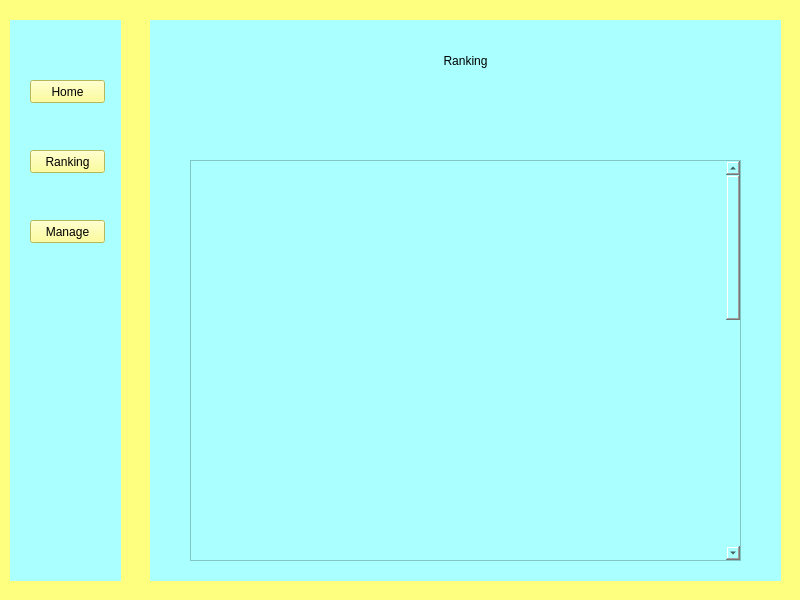
<?xml version="1.0" encoding="UTF-8"?>
<ui version="4.0">
 <class>MainWindow</class>
 <widget class="QMainWindow" name="MainWindow">
  <property name="geometry">
   <rect>
    <x>0</x>
    <y>0</y>
    <width>800</width>
    <height>600</height>
   </rect>
  </property>
  <property name="windowTitle">
   <string>MainWindow</string>
  </property>
  <property name="styleSheet">
   <string notr="true">background-color: rgb(255, 255, 127);</string>
  </property>
  <widget class="QWidget" name="centralwidget">
   <widget class="QWidget" name="widget" native="true">
    <property name="geometry">
     <rect>
      <x>10</x>
      <y>20</y>
      <width>111</width>
      <height>561</height>
     </rect>
    </property>
    <property name="styleSheet">
     <string notr="true">background-color: rgb(170, 255, 255);
color: black;</string>
    </property>
    <widget class="QPushButton" name="bt_home">
     <property name="geometry">
      <rect>
       <x>20</x>
       <y>60</y>
       <width>75</width>
       <height>23</height>
      </rect>
     </property>
     <property name="styleSheet">
      <string notr="true">background-color: rgb(255, 255, 127);</string>
     </property>
     <property name="text">
      <string>Home</string>
     </property>
    </widget>
    <widget class="QPushButton" name="bt_ranking">
     <property name="geometry">
      <rect>
       <x>20</x>
       <y>130</y>
       <width>75</width>
       <height>23</height>
      </rect>
     </property>
     <property name="styleSheet">
      <string notr="true">background-color: rgb(255, 255, 127);</string>
     </property>
     <property name="text">
      <string>Ranking</string>
     </property>
    </widget>
    <widget class="QPushButton" name="bt_setting">
     <property name="geometry">
      <rect>
       <x>20</x>
       <y>200</y>
       <width>75</width>
       <height>23</height>
      </rect>
     </property>
     <property name="styleSheet">
      <string notr="true">background-color: rgb(255, 255, 127);</string>
     </property>
     <property name="text">
      <string>Manage</string>
     </property>
    </widget>
   </widget>
   <widget class="QStackedWidget" name="stackedWidget">
    <property name="geometry">
     <rect>
      <x>150</x>
      <y>20</y>
      <width>631</width>
      <height>561</height>
     </rect>
    </property>
    <property name="styleSheet">
     <string notr="true">background-color: rgb(170, 255, 255);
color: black;</string>
    </property>
    <property name="currentIndex">
     <number>1</number>
    </property>
    <widget class="QWidget" name="page_home">
     <widget class="QLabel" name="label">
      <property name="geometry">
       <rect>
        <x>270</x>
        <y>0</y>
        <width>101</width>
        <height>91</height>
       </rect>
      </property>
      <property name="styleSheet">
       <string notr="true">font: 75 28pt &quot;Modern&quot;;</string>
      </property>
      <property name="text">
       <string>Home</string>
      </property>
      <property name="alignment">
       <set>Qt::AlignCenter</set>
      </property>
     </widget>
    </widget>
    <widget class="QWidget" name="page_ranking">
     <widget class="QLabel" name="label_3">
      <property name="geometry">
       <rect>
        <x>190</x>
        <y>10</y>
        <width>251</width>
        <height>61</height>
       </rect>
      </property>
      <property name="styleSheet">
       <string notr="true">font: 75 28pt &quot;Modern&quot;;</string>
      </property>
      <property name="text">
       <string>Ranking</string>
      </property>
      <property name="alignment">
       <set>Qt::AlignCenter</set>
      </property>
     </widget>
     <widget class="QScrollArea" name="scrollArea">
      <property name="geometry">
       <rect>
        <x>40</x>
        <y>140</y>
        <width>551</width>
        <height>401</height>
       </rect>
      </property>
      <property name="widgetResizable">
       <bool>true</bool>
      </property>
      <widget class="QWidget" name="scrollAreaWidgetContents">
       <property name="geometry">
        <rect>
         <x>0</x>
         <y>0</y>
         <width>528</width>
         <height>1022</height>
        </rect>
       </property>
       <layout class="QVBoxLayout" name="verticalLayout">
        <item>
         <widget class="QWidget" name="ranking_list" native="true">
          <property name="minimumSize">
           <size>
            <width>0</width>
            <height>1000</height>
           </size>
          </property>
          <layout class="QGridLayout" name="gridLayout"/>
         </widget>
        </item>
       </layout>
      </widget>
     </widget>
    </widget>
    <widget class="QWidget" name="page_CRUD">
     <widget class="QListWidget" name="phimlist">
      <property name="geometry">
       <rect>
        <x>60</x>
        <y>160</y>
        <width>521</width>
        <height>371</height>
       </rect>
      </property>
      <property name="styleSheet">
       <string notr="true">border: 2px solid black;</string>
      </property>
     </widget>
     <widget class="QWidget" name="widget_2" native="true">
      <property name="geometry">
       <rect>
        <x>60</x>
        <y>90</y>
        <width>521</width>
        <height>41</height>
       </rect>
      </property>
      <layout class="QHBoxLayout" name="horizontalLayout">
       <item>
        <widget class="QPushButton" name="bt_search">
         <property name="minimumSize">
          <size>
           <width>90</width>
           <height>30</height>
          </size>
         </property>
         <property name="maximumSize">
          <size>
           <width>90</width>
           <height>30</height>
          </size>
         </property>
         <property name="styleSheet">
          <string notr="true">background-color: rgb(255, 255, 127);</string>
         </property>
         <property name="text">
          <string>Search</string>
         </property>
        </widget>
       </item>
       <item>
        <widget class="QLineEdit" name="searchbox">
         <property name="minimumSize">
          <size>
           <width>0</width>
           <height>30</height>
          </size>
         </property>
         <property name="maximumSize">
          <size>
           <width>16777215</width>
           <height>30</height>
          </size>
         </property>
         <property name="styleSheet">
          <string notr="true">background-color: rgb(255, 255, 255);</string>
         </property>
        </widget>
       </item>
       <item>
        <widget class="QPushButton" name="bt_add">
         <property name="minimumSize">
          <size>
           <width>60</width>
           <height>30</height>
          </size>
         </property>
         <property name="maximumSize">
          <size>
           <width>50</width>
           <height>30</height>
          </size>
         </property>
         <property name="styleSheet">
          <string notr="true">background-color: rgb(255, 255, 127);</string>
         </property>
         <property name="text">
          <string>Add</string>
         </property>
        </widget>
       </item>
       <item>
        <widget class="QPushButton" name="bt_edit">
         <property name="minimumSize">
          <size>
           <width>60</width>
           <height>30</height>
          </size>
         </property>
         <property name="maximumSize">
          <size>
           <width>50</width>
           <height>30</height>
          </size>
         </property>
         <property name="styleSheet">
          <string notr="true">background-color: rgb(255, 255, 127);</string>
         </property>
         <property name="text">
          <string>Edit</string>
         </property>
        </widget>
       </item>
       <item>
        <widget class="QPushButton" name="bt_delete">
         <property name="minimumSize">
          <size>
           <width>60</width>
           <height>30</height>
          </size>
         </property>
         <property name="maximumSize">
          <size>
           <width>50</width>
           <height>30</height>
          </size>
         </property>
         <property name="styleSheet">
          <string notr="true">background-color: rgb(255, 255, 127);</string>
         </property>
         <property name="text">
          <string>Delete</string>
         </property>
        </widget>
       </item>
      </layout>
     </widget>
     <widget class="QLabel" name="label_2">
      <property name="geometry">
       <rect>
        <x>200</x>
        <y>10</y>
        <width>251</width>
        <height>61</height>
       </rect>
      </property>
      <property name="styleSheet">
       <string notr="true">font: 75 28pt &quot;Modern&quot;;</string>
      </property>
      <property name="text">
       <string>Management</string>
      </property>
      <property name="alignment">
       <set>Qt::AlignCenter</set>
      </property>
     </widget>
    </widget>
   </widget>
  </widget>
 </widget>
 <resources/>
 <connections/>
</ui>
